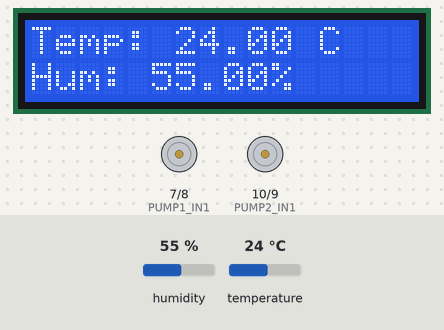
A sketch run on a simulated Arduino Uno, built with avr-gcc and run on an emulated ATmega328P. Parts: 16×2 character LCD, motor-driver pin pairs drawn as motors (green arrow = first pin HIGH = forward, orange = second pin HIGH = backward, longer = more drive). The inputs (shaded band) are chosen by the test bench; at power-on: temperature 24 °C, humidity 55 %. The modem accepts every AT command (registered, SIM ready, sends succeed) and sends nothing else; what the sketch prints to the serial monitor is not drawn.

Above: at 1.2 s.
1.3 s: temperature set to 30 °C
At 2.5 s:
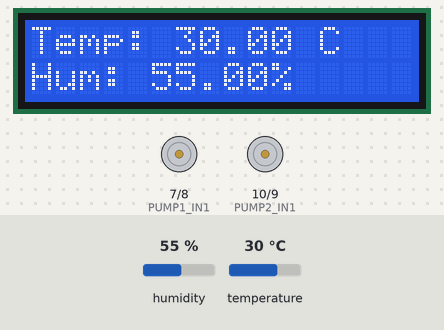
4.1 s: temperature set to 33 °C
At 4.9 s:
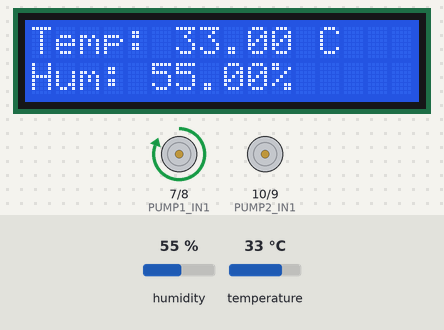
At 22.8 s:
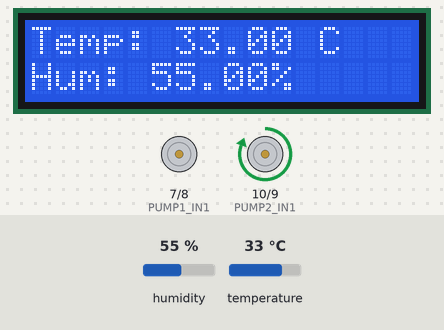
Timing chart, 0 to 57.1 s (numbered marks = the images above; inputs shaded):
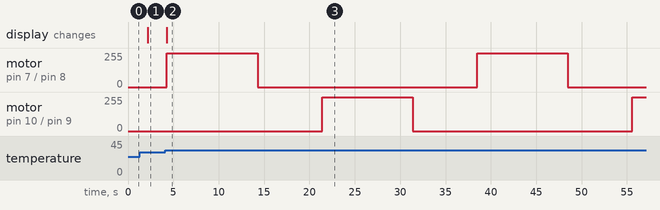

The sketch:

uno.ino
```cpp
#include <Wire.h>
#include <LiquidCrystal_I2C.h>
#include <DHT.h>
#include <SoftwareSerial.h>

#define DHTPIN 2           // DHT sensor connected to pin 2
#define DHTTYPE DHT11
DHT dht(DHTPIN, DHTTYPE);

// Initialize I2C LCD at address 0x27, 16 columns, 2 rows
LiquidCrystal_I2C lcd(0x27, 16, 2);

// Motor driver pins
#define PUMP1_IN1 7
#define PUMP1_IN2 8
#define PUMP2_IN1 10
#define PUMP2_IN2 9

// Software Serial for ESP32 communication
#define RX_PIN 5  // Connect to ESP32 TX
#define TX_PIN 6  // Connect to ESP32 RX
SoftwareSerial espSerial(RX_PIN, TX_PIN);

bool usePump1 = true;
unsigned long lastDataSendTime = 0;
const unsigned long DATA_SEND_INTERVAL = 2000; // Send data every 2 seconds

void setup() {
  Serial.begin(9600);
  espSerial.begin(9600);  // Initialize software serial for ESP32 communication

  dht.begin();
  lcd.begin();
  lcd.backlight();

  // Pump pins as outputs
  pinMode(PUMP1_IN1, OUTPUT);
  pinMode(PUMP1_IN2, OUTPUT);
  pinMode(PUMP2_IN1, OUTPUT);
  pinMode(PUMP2_IN2, OUTPUT);

  // Stop both pumps initially
  digitalWrite(PUMP1_IN1, LOW);
  digitalWrite(PUMP1_IN2, LOW);
  digitalWrite(PUMP2_IN1, LOW);
  digitalWrite(PUMP2_IN2, LOW);

  Serial.println("Arduino system initialized");
  espSerial.println("AT+BEGIN"); // Send initialization message to ESP32
}

void loop() {
  // Read temperature and humidity
  float temperature = dht.readTemperature();
  float humidity = dht.readHumidity();

  if (isnan(temperature) || isnan(humidity)) {
    Serial.println("Failed to read from DHT sensor");
    return;
  }

  // Display on Serial Monitor
  Serial.print("Temperature: ");
  Serial.print(temperature);
  Serial.print(" C, Humidity: ");
  Serial.print(humidity);
  Serial.println(" %");

  // Display on LCD
  lcd.clear();
  lcd.setCursor(0, 0);
  lcd.print("Temp: ");
  lcd.print(temperature);
  lcd.print(" C");
  lcd.setCursor(0, 1);
  lcd.print("Hum: ");
  lcd.print(humidity);
  lcd.print("%");

  // Send data to ESP32 every DATA_SEND_INTERVAL milliseconds
  if (millis() - lastDataSendTime >= DATA_SEND_INTERVAL) {
    // Format: "DATA,temperature,humidity,pumpStatus"
    espSerial.print("DATA,");
    espSerial.print(temperature);
    espSerial.print(",");
    espSerial.print(humidity);
    espSerial.print(",");
    espSerial.println(usePump1 ? "Pump1" : "Pump2");

    lastDataSendTime = millis();
  }

  // Pump control based on temperature
  if (temperature >= 32.0) {
    Serial.println("Temperature is high, activating pump...");

    // Send pump activation message to ESP32
    if (usePump1) {
      Serial.println("Activating Pump 1...");
      espSerial.println("PUMP,1,ON");
      digitalWrite(PUMP1_IN1, HIGH);
      digitalWrite(PUMP1_IN2, LOW);
      delay(10000);
      digitalWrite(PUMP1_IN1, LOW);
      espSerial.println("PUMP,1,OFF");
    } else {
      Serial.println("Activating Pump 2...");
      espSerial.println("PUMP,2,ON");
      digitalWrite(PUMP2_IN1, HIGH);
      digitalWrite(PUMP2_IN2, LOW);
      delay(10000);
      digitalWrite(PUMP2_IN1, LOW);
      espSerial.println("PUMP,2,OFF");
    }

    usePump1 = !usePump1;
    delay(5000);  // Pause before checking again
  }

  delay(2000);  // Delay between loops
}
```

Measured:
- the behaviour switches between 31 and 32 °C on temperature (found by bisection; images 1 and 2)
- after the input at 1.3 s, the display: changes after 0.90 s (image 1)
- after the input at 4.1 s, motor on pin 7 (PUMP1_IN1) / pin 8 (PUMP1_IN2): alternates forward 255/255 for 10.0 s and stopped for 24.2 s, starting after 0.19 s; motor on pin 10 (PUMP2_IN1) / pin 9 (PUMP2_IN2): stopped → forward 255/255 after 17.3 s, → stopped 10.0 s later, → forward 255/255 24.2 s later; the display: changes after 0.19 s (image 2)
